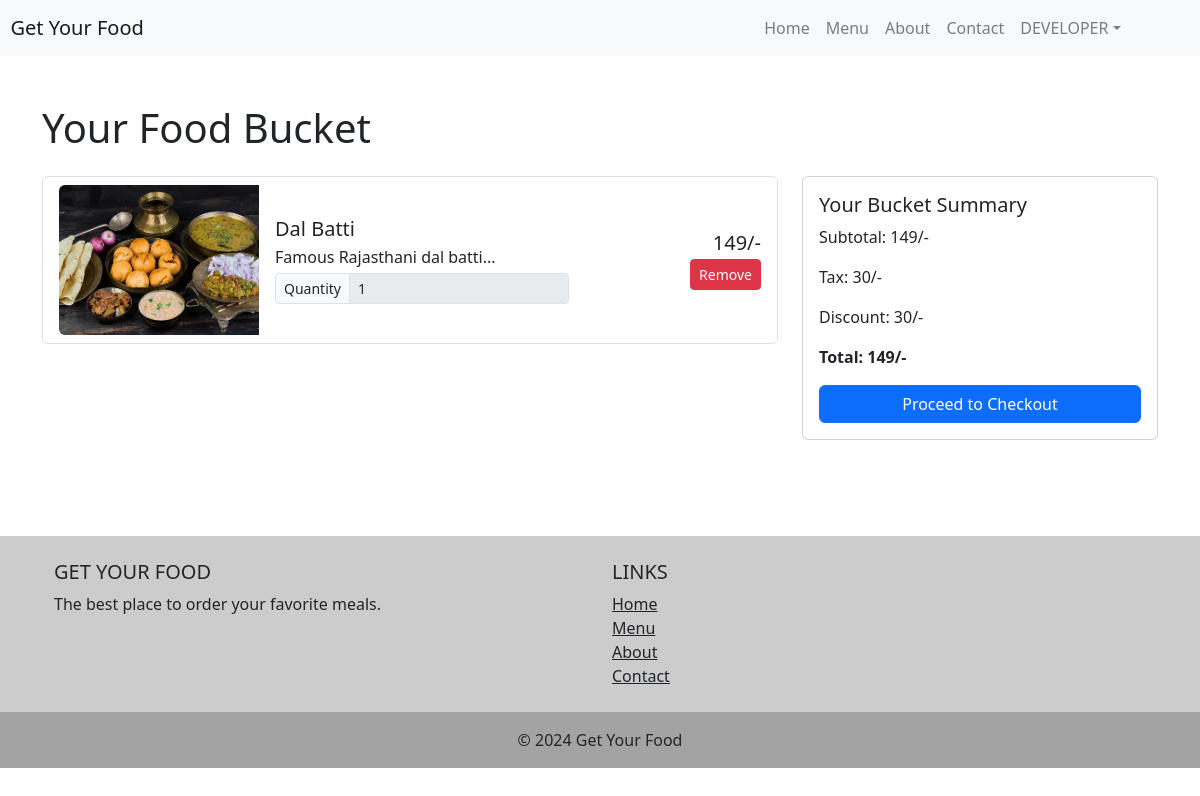
Page /cart/ (signed in) on the committed database.
### myapp/models.py (models this page shows, shortened)
class CustomUser(AbstractUser):
    phone_number = models.CharField(max_length=10)
    address = models.CharField(max_length=100)
    image = models.ImageField(upload_to='user_image/', null=True)
    groups = models.ManyToManyField(
        Group,
        related_name='customuser_set',
        blank=True,
        help_text=('The groups this user belongs to. A user will get all permissions granted to each of their groups.'),
        related_query_name='customuser',
    )
    user_permissions = models.ManyToManyField(
        Permission,
        related_name='customuser_set',
        blank=True,
        help_text=('Specific permissions for this user.'),
        related_query_name='customuser',
    )

class Cart(models.Model):
    user = models.ForeignKey(CustomUser, on_delete=models.CASCADE)
    product = models.ForeignKey(Product, on_delete=models.CASCADE)
    quantity = models.IntegerField(default=1)
    total_price = models.IntegerField(default=0)
    created_at = models.DateTimeField(auto_now_add=True)
    updated_at = models.DateTimeField(auto_now=True)
    class Meta:
        ordering = ('-created_at',)

class Product(models.Model):
    name = models.CharField(max_length=100)
    price = models.IntegerField(default=0)
    description = models.CharField(max_length=100)
    image = models.ImageField(upload_to='images/')
    category = models.ForeignKey(Category, on_delete=models.CASCADE)
    class Meta:
        ordering = ['category']

### myapp/views.py (the view, shortened to what this page needs)
# urls.py: path('cart/', views.CartView.as_view(), name='cart'),
class CartView(View):
    @method_decorator(login_required)
    def get(self, request):
        cart = Cart.objects.filter(user=request.user)
        total = cart.aggregate(total=Sum('total_price'))
        return render(request, 'cart.html', {'cart': cart, 'total_price':total})

### myapp/templates/cart.html (shortened to what this page needs)
{% extends "base.html" %}
{% block content %}
<div class="container my-5">
    <h1 class="mb-4">Your Food Bucket</h1>
    <div class="row">
        <div class="col-md-8">
            <div class="list-group">
                {% for item in  cart%}
                <div class="list-group-item d-flex justify-content-between align-items-center">
                    <div class="d-flex align-items-center">
                        <img class="img-fluid rounded-start" src="{{item.product.image.url}}" alt="..." style='width:200px;height:150px;'>
                        <div class="ms-3">
                            <h5 class="mb-1">{{item.product.name}}</h5>
                            <p class="mb-1">{{item.product.description}}</p>
                            <div class="input-group input-group-sm">
                                <span class="input-group-text">Quantity</span>
                                <input type="number" class="form-control" value="{{item.quantity}}" disabled>
                            </div>
                        </div>
                    </div>
                    <div class="text-end">
                        <h5 class="mb-1">{{item.total_price}}/-</h5>
                        <form method='post'>
                            <button class="btn btn-danger btn-sm">Remove</button>
                        </form>
                    </div>
                </div>
                {% empty %}
                    <h3>&nbsp&nbsp&nbsp&nbspNo items added to cart...</h3>
                {% endfor %}
            </div>
        </div>
        <div class="col-md-4">
            <div class="card">
                <div class="card-body">
                    <h5 class="card-title">Your Bucket Summary</h5>
                    <p class="card-text">Subtotal: {{total_price.total}}/-</p>
                    <p class="card-text">Tax: 30/-</p>
                    <p class="card-text">Discount: 30/-</p>
                    <p class="card-text"><strong>Total: {{total_price.total}}/-</strong></p>
                    <form action="{% url 'order' %}" method="post">
                        <button type="submit" class="btn btn-primary btn-block">Proceed to Checkout</button>
                    </form>
                </div>
            </div>
        </div>
    </div>
</div>
<br><br>
{% endblock content %}

### myapp/templates/base.html (shortened to what this page needs)
{% load static %}
<!DOCTYPE html>
<html lang="en">
<head>
    <link href="https://stackpath.bootstrapcdn.com/bootstrap/4.5.2/css/bootstrap.min.css" rel="stylesheet">
    <link href="https://cdnjs.cloudflare.com/ajax/libs/font-awesome/5.15.4/css/all.min.css" rel="stylesheet">
    <link href="https://cdn.jsdelivr.net/npm/bootstrap@5.3.0/dist/css/bootstrap.min.css" rel="stylesheet">
    <link href="{% static '/style.css' %}" rel="stylesheet">
</head>
<body>
    <nav class="navbar navbar-expand-lg navbar-light bg-light">
        <a class="navbar-brand" href="#">&nbsp;&nbsp;Get Your Food</a>
        <div class="collapse navbar-collapse" id="navbarNav">
            <ul class="navbar-nav ml-auto">
                <li class="nav-item">
                    <a class="nav-link" href="{% url 'home' %}">Home</a>
                </li>
                <li class="nav-item">
                    <a class="nav-link" href="{% url 'menu' %}">Menu</a>
                </li>
                <li class="nav-item">
                    <a class="nav-link" href="{% url 'about' %}">About</a>
                </li>
                <li class="nav-item">
                    <a class="nav-link" href="{% url 'contact' %}">Contact</a>
                </li>
                <li class="nav-item">
                    {% if request.user.is_authenticated %}
                            <li class="nav-item dropdown">
                                <a class="nav-link dropdown-toggle" data-bs-toggle="dropdown" href="#" role="button" aria-expanded="false">{{user| upper}}</a>
                            </li>
                    {% else %}
                        <a class="nav-link" href="{% url 'login' %}">Login</a>
                    {% endif %}
                </li>
                <li class="nav-item">
                </li>
            </ul>
        </div>
    </nav>
    {% block content %}
    {% endblock %}
    <footer class="text-center text-lg-start" style="background-color: rgba(0, 0, 0, 0.2);">
        <div class="container p-4">
            <div class="row">
                <div class="col-lg-6 col-md-12 mb-4 mb-md-0">
                    <h5 class="text-uppercase">Get Your Food</h5>
                    <p>
                        The best place to order your favorite meals.
                    </p>
                </div>
                <div class="col-lg-6 col-md-12 mb-4 mb-md-0">
                    <h5 class="text-uppercase">Links</h5>
                    <ul class="list-unstyled mb-0">
                        <li>
                            <a href="{% url 'home' %}" class="text-dark">Home</a>
                        </li>
                        <li>
                            <a href="{% url 'menu' %}" class="text-dark">Menu</a>
                        </li>
                        <li>
                            <a href="{% url 'about' %}" class="text-dark">About</a>
                        </li>
                        <li>
                            <a href="{% url 'contact' %}" class="text-dark">Contact</a>
                        </li>
                    </ul>
                </div>
            </div>
        </div>
        <div class="text-center p-3" style="background-color: rgba(0, 0, 0, 0.2);">
            © 2024 Get Your Food
        </div>
    </footer>
</body>
</html>

### myapp/static/style.css (style rules this page uses)
.img-fluid { max-width: 100%; height: auto; }

### rows in the picture
CustomUser: username "DEVELOPER"
Cart: product.image (picture), product.name "Dal Batti", product.description "Famous Rajasthani dal batti...", quantity "1", total_price "149"

### other values in the picture
{{ total_price.total }} "149"
